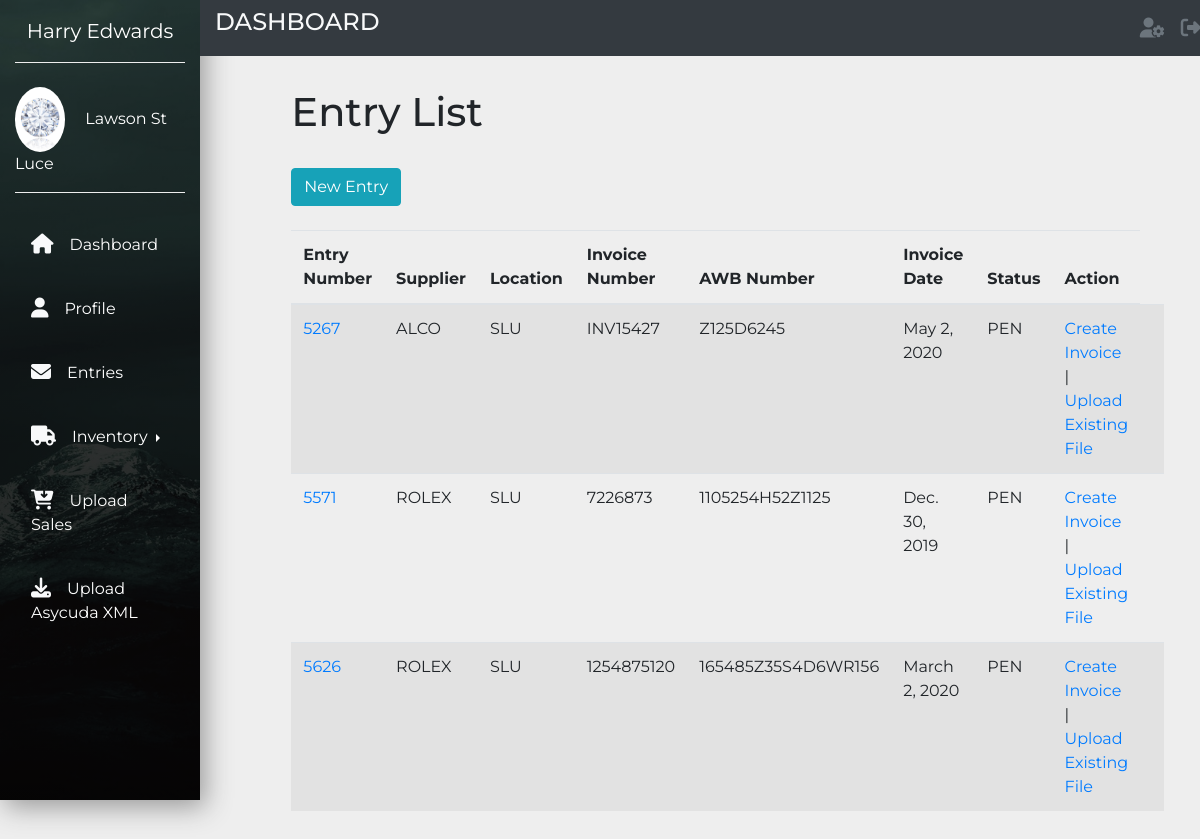
Page /inventory/entry/list (signed in) on the committed database.
### account/models.py (models this page shows, shortened)
class Profile(models.Model):
    user = models.OneToOneField(settings.AUTH_USER_MODEL,
                                on_delete=models.CASCADE)
    nic = models.PositiveIntegerField(blank=True, null=True)
    paye = models.CharField(max_length=4, blank=True, null=True)
    birth_date = models.DateField(blank=True, null=True)
    date_hired = models.DateField(blank=True, null=True)
    photo = models.ImageField(upload_to=get_directory_path, blank=True)

### inventory/models.py (models this page shows, shortened)
class Entry(models.Model):
    batch_ID = models.SmallIntegerField(unique=True)
    shipment_type = models.ForeignKey(ShipmentType,
                            related_name='shipment_types',
                            on_delete=models.CASCADE)
    LOCATION = (('GRE', 'GRENADA'), ('SLU', 'ST. LUCIA'))
    location = models.CharField(max_length=3, choices=LOCATION, default='SLU')
    warehousing = models.SmallIntegerField()
    invoice_number = models.CharField(max_length=150)
    cost = models.DecimalField(max_digits=10, decimal_places=2, default=0.00)
    cif = models.DecimalField(max_digits=10, decimal_places=2, default=0.00)
    supplier = models.ForeignKey(Supplier, on_delete=models.CASCADE)
    shipper = models.ForeignKey(Shipper, on_delete=models.CASCADE)
    awb = models.CharField(max_length=50, blank=True, null=True)
    invoice_date = models.DateField(blank=True, null=True)
    STATUS_CHOICE = (
        ('PEN', 'PENDING'),
        ('CUS', 'AWAITING CUSTOMS'),
        ('COM', 'COMPLETED')
    )
    status = models.CharField(max_length=3, choices=STATUS_CHOICE, default='PEN')
    serialized = models.BooleanField(default=True)
    weight = models.FloatField(blank=True, null=True, verbose_name="Weight in (KG)")
    items = models.PositiveIntegerField(blank=True, null=True)
    created_date = models.DateTimeField(db_index=True, default=datetime.datetime.now)
    entered_date = models.DateField(blank=True, null=True)
    cleared_date = models.DateField(blank=True, null=True)
    racked_date = models.DateField(blank=True, null=True)
    posted_date = models.DateField(blank=True, null=True)
    class Meta:
        ordering = ('batch_ID',)

class Supplier(models.Model):
    name = models.CharField(max_length=100, unique=True)
    code = models.CharField(max_length=3, unique=True)
    class Meta:
        ordering = ('name',)
    def __str__(self):
        return self.name

### inventory/views.py (the view)
# urls.py: path('entry/list', views.EntryListView.as_view(),
class EntryListView(LoginRequiredMixin, ListView):
    model = Entry
    template_name = 'inventory/entry/entry_list.html'

### inventory/templates/inventory/entry/entry_list.html (shortened to what this page needs)
{% extends 'base.html' %}
{% block content %}
<div class="row pt-md-5 mt-md-3 mb-5 justify-content-md-center">
<div class="col-xl-10 col-sm-12 p-2">
<h1>Entry List</h1>
<br>
<a class="btn btn-info" href="{% url "add_entry" %}">New Entry</a>
<br><br>
<table class="table table-striped table-hover">
    <thead>
        <th>Entry Number</th>
        <th>Supplier</th>
        <th>Location</th>
        <th>Invoice Number</th>
        <th>AWB Number</th>
        <th>Invoice Date</th>
        <th>Status</th>
        <th>Action</th>
    </thead>
    {% for entry in entry_list%}
    <tr>
        <td><a href="{% url "entry_update" entry.id %}">{{ entry.batch_ID }}</a></td>
        <td>{{ entry.supplier }}</td>
        <td>{{ entry.location }}</td>
        <td>{{ entry.invoice_number }}</td>
        <td>{{ entry.awb }}</td>
        <td>{{ entry.invoice_date }}</td>
        <td>{{ entry.status }}</td>
        {% if entry.status == 'PEN' %}
        <td><a href="{% url "add_inventory" entry.batch_ID %}">Create Invoice</a> | <a href="{% url "winjewel_file_upload" entry.batch_ID %}">Upload Existing File</a></td>
        <td></td>
        {% else %}
        <td><a href="">Details</a></td>
        {% endif %}
    </tr>
    {% endfor %}
</table>
</div>
</div>
{% endblock %}

### inventory/templates/base.html (shortened to what this page needs)
{% load static %}
<!DOCTYPE html>
<html lang="en">
<head>
    <link rel="stylesheet" href="https://maxcdn.bootstrapcdn.com/bootstrap/4.4.1/css/bootstrap.min.css">
    <link href="{% static "css/base.css" %}" rel="stylesheet">
</head>
<body>
    {% if request.user.is_authenticated %}
    <nav class="navbar navbar-expand-md navbar-light">
        <div class="collapse navbar-collapse" id="myNavbar">
          <div class="container-fluid">
            <div class="row">
              <div class="col-xl-2 col-lg-3 col-md-4 sidebar fixed-top">
                <a href="#" class="navbar-brand text-white d-block mx-auto text-center py-3 mb-4 bottom-border">Harry Edwards</a>
                <div class="bottom-border pb-3">
                  <img src="{% if user.profile.photo %}{{user.profile.photo.url}}{% else %}{%static "media/users/no-profile-picture-icon.jpg" %}{% endif %}" width="50" class="rounded-circle mr-3">
                  <a href="#" class="text-white">{{ request.user.first_name }} {{ request.user.last_name }}</a>
                </div>
                <ul class="navbar-nav flex-column mt-4">
                  <li class="nav-item"><a href="{% url "dashboard" %}" class="nav-link text-white p-3 mb-2 current"><i class="fas fa-home text-light fa-lg mr-3"></i>Dashboard</a></li>
                  <li class="nav-item"><a href="{% url "edit" %}" class="nav-link text-white p-3 mb-2 sidebar-link"><i class="fas fa-user text-light fa-lg mr-3"></i>Profile</a></li>
                  <li class="nav-item"><a href="{% url "entry_list" %}" class="nav-link text-white p-3 mb-2 sidebar-link"><i class="fas fa-envelope text-light fa-lg mr-3"></i>Entries</a></li>
                  <li class="nav-item">
                  <div class="btn-group dropright">
                    <a class="dropdown-toggle nav-link text-white p-3 mb-2 sidebar-link" data-toggle="dropdown" aria-haspopup="false" aria-expanded="true">
                      <i class="fas fa-truck text-light fa-lg mr-3"></i>Inventory
                    </a>
                    </div>
                  </li>
                  <li class="nav-item"><a href="{% url "upload_sales" %}" class="nav-link text-white p-3 mb-2 sidebar-link"><i class="fas fa-cart-arrow-down text-light fa-lg mr-3"></i>Upload Sales</a></li>
                  <li class="nav-item"><a href="{% url "asycuda_file_upload" %}" class="nav-link text-white p-3 mb-2 sidebar-link"><i class="fas fa-download text-light fa-lg mr-3"></i>Upload Asycuda XML</a></li>
                </ul>
              </div>
              <div class="col-xl-10 col-lg-9 col-md-8 ml-auto bg-dark fixed-top py-2 top-navbar">
                <div class="row align-items-right">
                  <div class="col-md-4">
                    <h4 class="text-light text-uppercase mb-0">Dashboard</h4>
                  </div>
                  <div class="col-md-7">
                  </div>
                  <div class="col-md-1 right">
                    <ul class="navbar-nav">
                      <li class="nav-item icon-parent"><a href="#" class="nav-link icon-bullet"><i class="fas fa-user-cog text-muted fa-lg"></i></a></li>
                      <li class="nav-item ml-md-auto"><a href="{% url "logout" %}" class="nav-link"><i class="fas fa-sign-out-alt text-muted fa-lg"></i></a></li>
                    </ul>
                  </div>
                </div>
              </div>
            </div>
          </div>
        </div>
      </nav>
      {% endif %}
    <div id="content">
        <section>
            <div class="container-fluid">
              <div class="row">
                <div class="col-xl-10 col-lg-9 col-md-8 ml-auto">
                        {% block content %}
                        {% endblock %}
                    </div>
                   </div>
                  </div>
                </div>
</body>
</html>

### inventory/static/css/base.css (style rules this page uses)
body { font-family: 'Montserrat', sans-serif; background-color: #eee; }
.sidebar { height: 100vh; background: linear-gradient(rgba(0, 0, 0, .7), rgba(0, 0, 0, .9)), url(media/images/img1.jpeg); background-position: center; background-repeat: no-repeat; background-size: cover; box-shadow: 5px 7px 25px #999; }
.bottom-border { border-bottom: 1px groove #eee; }
.sidebar-link { transition: all .4s; }

### rows in the picture
Entry: batch_ID "5267", supplier "ALCO", location "SLU", invoice_number "INV15427", awb "Z125D6245", invoice_date "May 2, 2020", status "PEN", shows "Create Invoice"
Entry: batch_ID "5571", supplier "ROLEX", location "SLU", invoice_number "7226873", awb "1105254H52Z1125", invoice_date "Dec. 30, 2019", status "PEN", shows "Create Invoice"
Entry: batch_ID "5626", supplier "ROLEX", location "SLU", invoice_number "1254875120", awb "165485Z35S4D6WR156", invoice_date "March 2, 2020", status "PEN", shows "Create Invoice"

### other values in the picture
{{ request.user.first_name }} "Lawson"
{{ request.user.last_name }} "St Luce"
